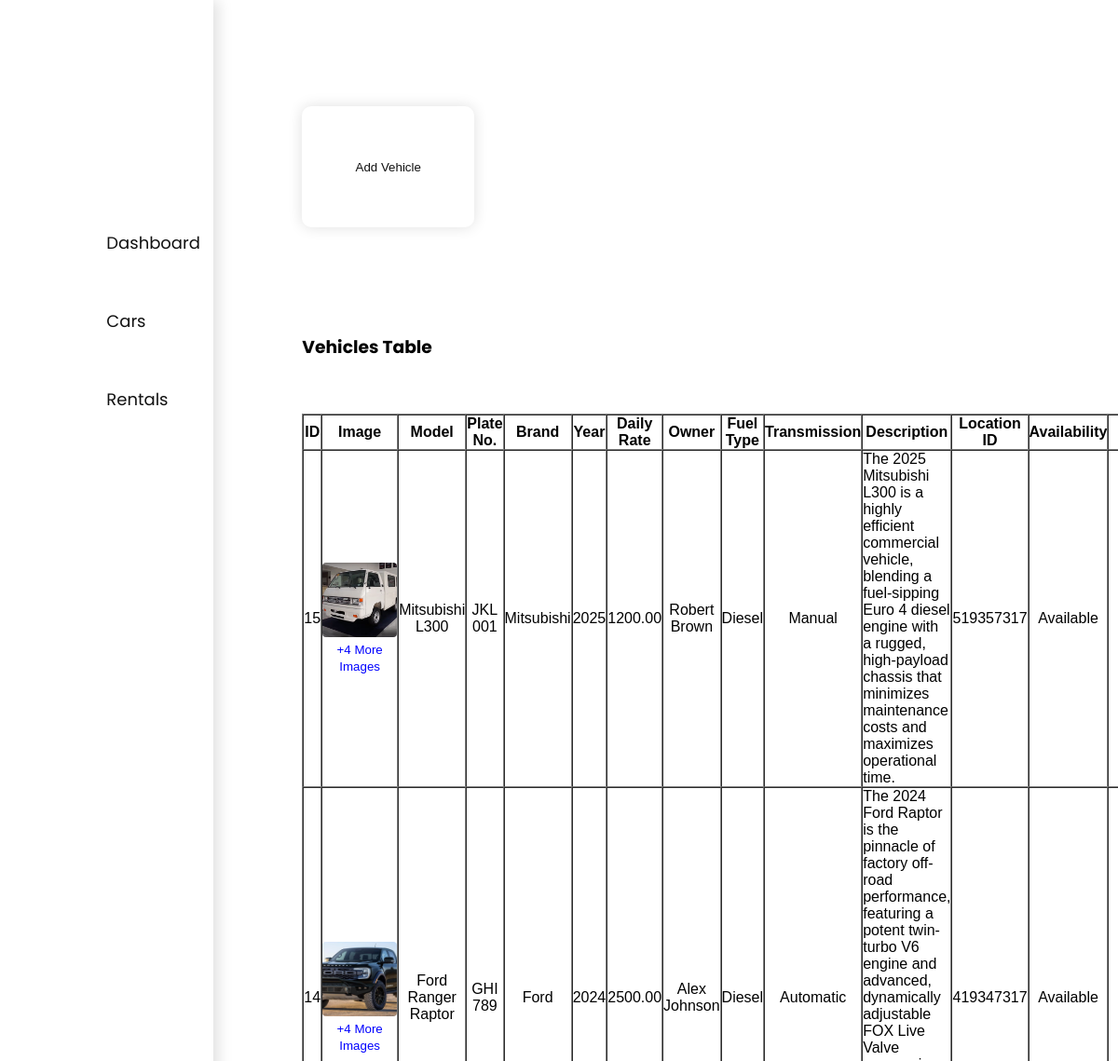
Page /vnm-system/php/cars/cars.php (upper part) on the earlier database version.
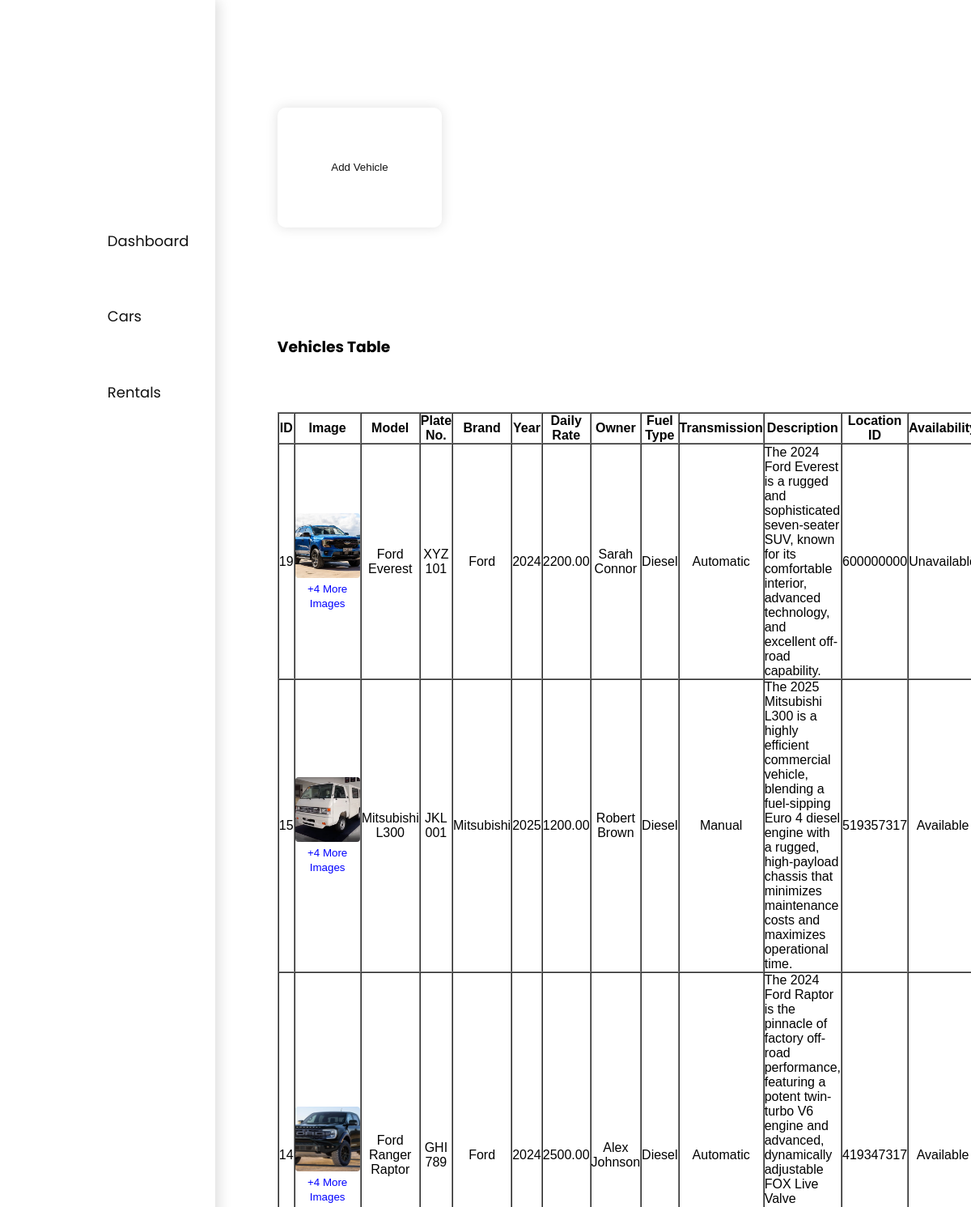
Same page on the later database version.
### tables this page shows
CREATE TABLE `cars` (
  `car_id` int(11) NOT NULL,
  `model` varchar(100) NOT NULL,
  `plate_no` varchar(20) NOT NULL,
  `car_brand` varchar(100) NOT NULL,
  `year` year(4) NOT NULL,
  `daily_rate` decimal(10,2) NOT NULL,
  `owner` varchar(150) NOT NULL,
  `fuel_type` varchar(50) NOT NULL,
  `transmission` varchar(50) NOT NULL,
  `is_available` tinyint(1) DEFAULT 1,
  `location_id` int(11) NOT NULL,
  `image` varchar(255) DEFAULT NULL,
  `availability` tinyint(1) NOT NULL DEFAULT 1,
  `description` text DEFAULT NULL
);

### vnm-system/php/cars/cars.php (the view, shortened to what this page needs)
<?php
    include '../db.php';
$sql = "SELECT * FROM cars ORDER BY car_id DESC";
$result = $conn->query($sql);
?>
<!DOCTYPE html>
<html lang="en">
<head>
<link rel="stylesheet" href="/vnm-system/css/common.css">
<link rel="stylesheet" href="/vnm-system/php/cars/cars.css">
</head>
<body>
<nav>
    <div class="navLink">
        <a href="/vnm-system/php/adminindex.php">Dashboard</a>
        <a href="/vnm-system/php/cars/cars.php">Cars</a>
        <a href="/vnm-system/php/rentals.php">Rentals</a>
    </div>
</nav>
<main>
<button popovertarget="add-vehicle">Add Vehicle</button>
<h3>Vehicles Table</h3>
<table border="1" cellpadding="10" cellspacing="0" style="width:100%; font-family:Arial; margin-bottom:20px;">
<tr>
    <th>ID</th><th>Image</th><th>Model</th><th>Plate No.</th><th>Brand</th><th>Year</th><th>Daily Rate</th>
    <th>Owner</th><th>Fuel Type</th><th>Transmission</th><th>Description</th><th>Location ID</th><th>Availability</th><th>Actions</th>
</tr>
<?php
    $car_images = [];
    $images_result = $conn->query("SELECT * FROM car_images");
    if ($images_result) {
        while ($img_row = $images_result->fetch_assoc()) {
            $car_images[$img_row['car_id']][] = $img_row;
        }
    }
    while($row = $result->fetch_assoc()):
    $all_images = [];
    if (!empty($row['image'])) {
        $all_images[] = [ 'path' => $row['image'] ];
    }
    if (isset($car_images[$row['car_id']])) {
        foreach ($car_images[$row['car_id']] as $img) {
            $all_images[] = [ 'path' => $img['image_path'] ];
        }
    }
    $images_json = htmlspecialchars(json_encode($all_images), ENT_QUOTES, 'UTF-8');
?>
<tr>
    <td><?= $row['car_id'] ?></td>
    <td>
        <?= !empty($row['image']) ? "<img src='uploads/cars/".$row['image']."' class='preview main-car-image' data-images='{$images_json}' onclick='openImageGallery(this)'>" : "No Image" ?>
        <?php
            $additional_count = isset($car_images[$row['car_id']]) ? count($car_images[$row['car_id']]) : 0;
            if ($additional_count > 0) {
                echo "<br><small style='color:blue;'>+" . $additional_count . " More Images</small>";
            }
        ?>
    </td>
    <td><?= $row['model'] ?></td>
    <td><?= $row['plate_no'] ?></td>
    <td><?= $row['car_brand'] ?></td>
    <td><?= $row['year'] ?></td>
    <td><?= $row['daily_rate'] ?></td>
    <td><?= $row['owner'] ?></td>
    <td><?= $row['fuel_type'] ?></td>
    <td><?= $row['transmission'] ?? 'N/A' ?></td> <td style="max-width: 250px; text-align: left;"><?= nl2br(htmlspecialchars($row['description'])) ?></td>
    <td><?= $row['location_id'] ?></td>
    <td>
        <?php
            if($row['availability']==1) echo "Available";
            elseif($row['availability']==0) echo "Unavailable";
            else echo "Maintenance";
        ?>
    </td>
    <td>
    </td>
</tr>
<?php endwhile; ?>
</table>
</main>
</body>
</html>

Differences in the rows shown:
added cars: car_id "19", image (picture), car_id "4", model "Ford Everest", plate_no "XYZ 101", car_brand "Ford", year "2024", daily_rate "2200.00", owner "Sarah Connor", fuel_type "Diesel", transmission "Automatic", description "The 2024 Ford Everest is a rugged and sophisticated seven-seater SUV, known for its comfortable interior, advanced technology, and excellent off-road capability.", location "600000000", availability "Unavailable"
